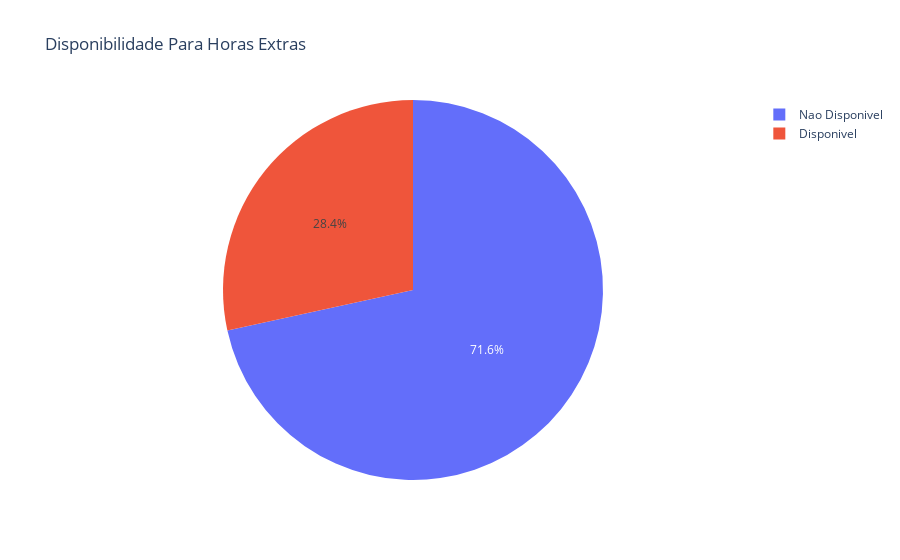

The notebook cell this image was saved under:
### Code cell
gf_pizza_disponilidade = px.pie(df_horas_extra, values='Total Funcionarios', names='Disponibilidade', title='Disponibilidade Para Horas Extras')
gf_pizza_disponilidade.show()

### Figure 1 — Plotly figure (JSON) as saved in the notebook; plotly's stock layout.template omitted (floating-point values rounded to 4 significant figures)
{"data": [{"domain": {"x": [0, 1], "y": [0, 1]}, "hovertemplate": "Disponibilidade=%{label}<br>Total Funcionarios=%{value}<extra></extra>", "labels": ["Nao Disponivel", "Disponivel"], "legendgroup": "", "name": "", "showlegend": true, "type": "pie", "values": [1002, 398]}], "layout": {"legend": {"tracegroupgap": 0}, "title": {"text": "Disponibilidade Para Horas Extras"}}}
